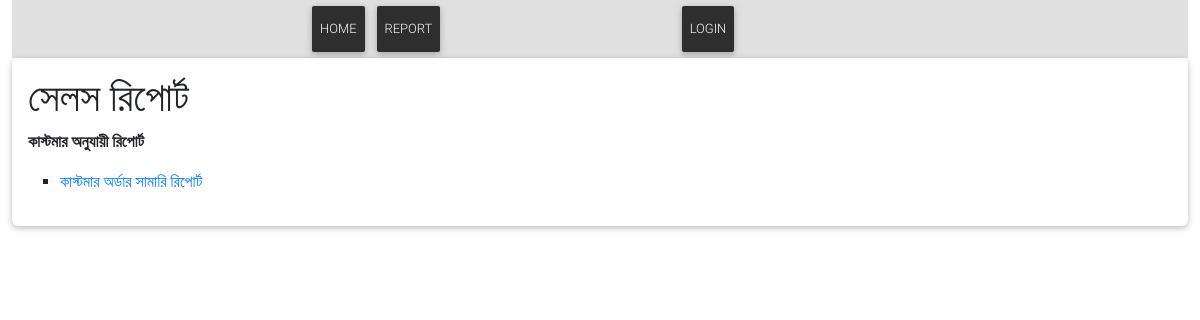
The app's page /report/Sales/, older data.
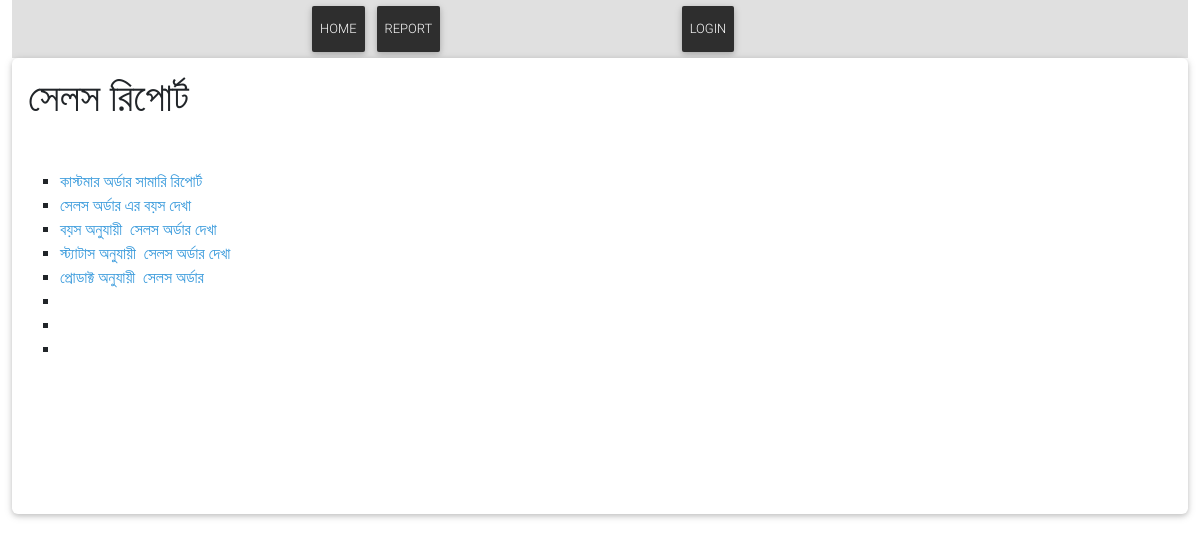
The same page, newer data.
### Report/models.py (models this page shows, shortened)
class Post(models.Model):
    title = models.CharField(max_length=200, unique=True)
    slug = models.SlugField(max_length=200, unique=True)
    author = models.ForeignKey(User, on_delete= models.CASCADE,related_name='blog_posts')
    updated_on = models.DateTimeField(auto_now= True)
    content = HTMLField() # Change This Line
    created_on = models.DateTimeField(auto_now_add=True)
    status = models.IntegerField(choices=STATUS, default=0)
    logo = models.ImageField(upload_to='reportlogo/', null=True, blank=True)
    class Meta:
        ordering = ['-created_on']

### Report/views.py (the view)
# urls.py: path('<slug:slug>/', views.post_detail, name='post_detail'),
def post_detail(request, slug):
    post = get_object_or_404(Post, slug=slug)
    return render(request, 'post_detail.html', {'post': post})

### Report/templates/post_detail.html
{% extends 'basereport.html' %}
{% load static %}
{% block content %}
<section class="section card mb-5">
    <div class="card-body">
<h1>{{ post.title }}</h1>
<div>{{ post.content|safe }}</div>
</div>
</section>
{% endblock %}

Row changes from the older to the newer data that the page shows:
changed Post "সেলস রিপোর্ট": content "কাস্টমার অনুযায়ী রিপোর্ট কাস্টমার অর্ডার সামারি রিপোর্ট" → "কাস্টমার অর্ডার সামারি রিপোর্ট সেলস অর্ডার এর বয়স দেখা বয়স অনুযায়ী সেলস অর্ডার দেখা স্ট্যাটাস অনুযায়ী সেলস অর্ডার দেখা প্রোডাক্ট অনুযায়ী সেলস অর্ডার"
